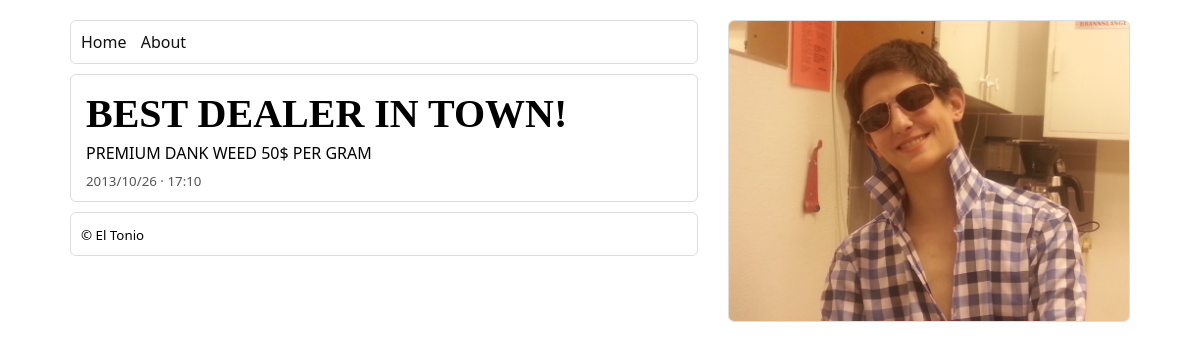
Screenshot of /post/7/ with the database file from the repository.
### blog/models.py (models this page shows, shortened)
class Blog(models.Model):
	title = models.CharField(max_length=32)
	date = models.DateTimeField(auto_now_add=True)
	text = models.TextField()

### blog/views.py (the view)
# urls.py: url(r'^post/(?P<post_id>\d+)/$', 'blog.views.detail', name='detail'),
def detail(request, post_id):
	post = get_object_or_404(Blog, id=post_id)
	return render_to_response('blog/detail.html', {'post': post})

### templates/blog/detail.html
{% extends 'blog/base.html' %}
{% block content %}
	<h1 class="post-title">{{ post.title }}</h1>
	<p class="post-text">{{ post.text }}</p>
	<small class="post-date">{{ post.date }}</small>
{% endblock %}

### static/blog/style.css (style rules this page uses)
* { margin: 0 auto; padding: 0; }
body { min-width: 600px; max-width: 1200px; font-family: 'Segoe UI'; background-image: url('images/cannabis.jpg'); padding-top: 10px; padding-left: 60px; padding-right: 60px; padding-bottom: 10px; }
h1 { font-family: 'Segoe UI Light'; font-size: 40px; }
#content > * { margin: 5px; }
.post-date { color: #555; }

### rows the page displays
Blog: title "BEST DEALER IN TOWN!", text "PREMIUM DANK WEED 50$ PER GRAM", date "2013/10/26 · 17:10"
